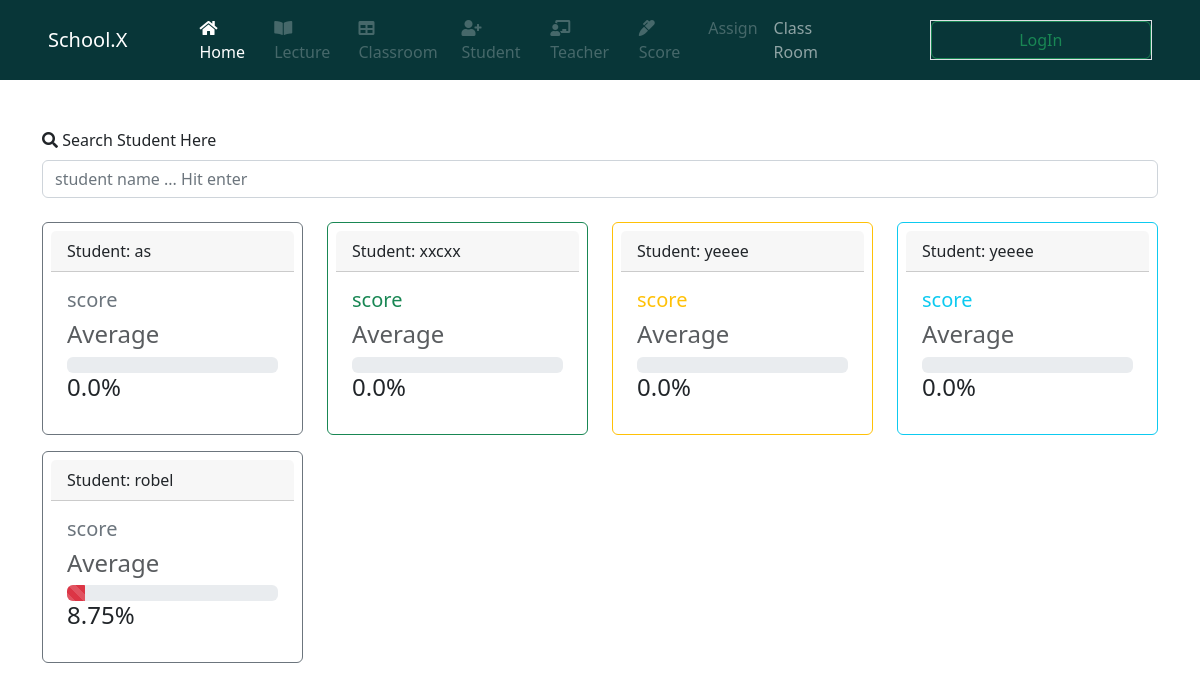
Page /classrooms/1/studentsView/ on the committed database.
### system2/models.py (models this page shows, shortened)
class Student(models.Model):
    phone_regx = RegexValidator(
        regex=r'^\+?0?\d{10,13}$', message='Phone number must be in correct form +2519xxxxxxxx')
    name = models.CharField(max_length=50, blank=False, null=False)
    lecture = models.ManyToManyField(
        "system2.Lectures", related_name='lecture')
    classRoom = models.ForeignKey(
        "system2.classroom",  on_delete=models.CASCADE, null=True)
    mother_full_name = models.CharField(max_length=50, blank=False, null=True)
    Father_full_name = models.CharField(max_length=50, blank=False, null=True)
    phone_no = models.CharField(
        validators=[phone_regx], max_length=50, null=True)
    Backup_phone_no = models.CharField(
        validators=[phone_regx], max_length=50, null=True)
    vaccinated = models.BooleanField(default=False)
    class Meta:
        ordering = ["name"]

### system2/views.py (the view)
# urls.py: path("classrooms/<int:pk>/studentsView/",
def studentsView(request, pk):
    clas = classroom.objects.get(id=pk)
    lectures = clas.lectures.all()
    q = request.GET.get('q') if request.GET.get('q') != None else ''
    print(q)
    students = clas.student_set.filter(
        Q(name__icontains=q)
    ).annotate(avg=Avg('score__score'))
    context = {
        'students': students,
        'lectures': lectures
    }
    return render(request, 'sys1/studentsView.html', context)

### system2/templates/sys1/studentsView.html (shortened to what this page needs)
{% extends 'base.html' %}
{% block content %}
<main>
  <div class="container">
    <div class="row mb-4">
      <form action="" method="get">
        <label for="exampleFormControlInput1" class="form-label"><i class="fa fa-search" aria-hidden="true"></i> Search
          Student Here</label>
        <input type="text" class="form-control" name="q" id="exampleFormControlInput1"
          placeholder="student name ... Hit enter">
      </form>
    </div>
    <div class="row my-2">
      {% for student in students %}
      <div class="col-md-3">
        <a href="{% url 'studentDetailAndEdit' student.id %}" class="text-decoration-none">
          <div class="card border-{% cycle 'secondary' 'success' 'warning' 'info' %} mb-3 p-2" style="max-width: 18rem">
            <div class="card-header text-dark">Student: {{ student.name }}</div>
            <div class="card-body text-{% cycle 'secondary' 'success' 'warning' 'info' %}">
              <h5 class="card-title">score</h5>
              <div>
                <div>
                  <h4 class="text-muted">Average</h4>
                </div>
                <div class="progress">
                  <div class="progress-bar progress-bar-striped progress-bar-animated bg-danger" role="progressbar"
                    aria-valuenow="75" aria-valuemin="0" aria-valuemax="100" style="width:{{student.avg}}%">
                  </div>
                </div>
                <h4 class="text-dark">{{student.avg}}%</h4>
              </div>
            </div>
          </div>
        </a>
      </div>
      {% endfor %}
    </div>
  </div>
</main>
{% endblock content %}

### static/style/Css/all.css (style rules this page uses)
.fa, .fas, .far, .fal, .fad, .fab { -moz-osx-font-smoothing: grayscale; -webkit-font-smoothing: antialiased; display: inline-block; font-style: normal; font-variant: normal; text-rendering: auto; line-height: 1; }
.fa-search:before { content: "\f002"; }
.fa, .fas { font-family: 'Font Awesome 5 Free'; font-weight: 900; }

### rows in the picture
Student: name "as", avg "0.0"
Student: name "xxcxx", avg "0.0"
Student: name "yeeee", avg "0.0"
Student: name "yeeee", avg "0.0"
Student: name "robel", avg "8.75"
